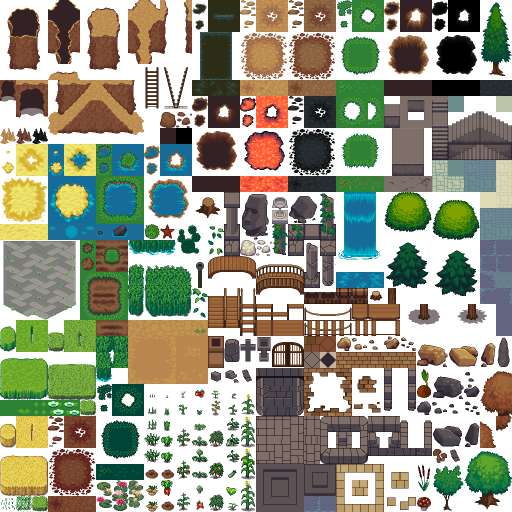
#> input picture scripts/terrain_atlas.png, 1024 x 1024 px (shown at 1/2 size)
$ python gen_loidinh.py
#> lines starting #> are read from the running program, lines starting #| are printed output that depends on the picture
### scripts/gen_bg.py
"""Sinh nền pixel cho sân khấu theo việc đang làm x 4 mùa, ghép từ ô gạch LPC.
Chạy: python3 scripts/gen_bg.py scripts -> public/bg/*.png (cần terrain_atlas.png, base_out_atlas.png từ LPC Tile Atlas)"""
import sys, colorsys, random
from PIL import Image

ATL = sys.argv[1] if len(sys.argv) > 1 else '.'
T = Image.open(f'{ATL}/terrain_atlas.png').convert('RGBA')
#> T is the input picture: PIL image 1024x1024 RGBA; mean R, G, B, A 64.7, 66.1, 47, 169.1
B = Image.open(f'{ATL}/base_out_atlas.png').convert('RGBA')
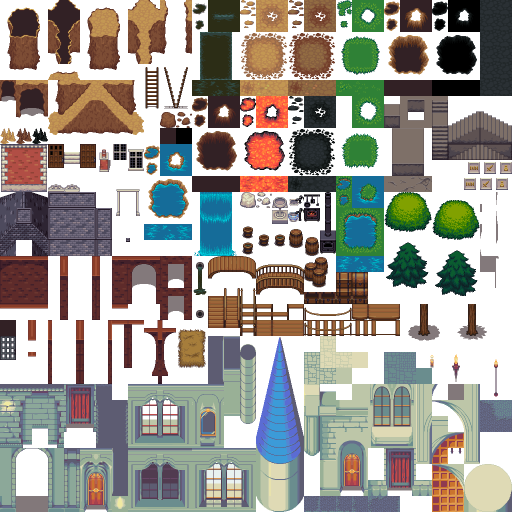
#> input picture scripts/base_out_atlas.png, 1024 x 1024 px (shown at 1/2 size)
#> B is the input picture: PIL image 1024x1024 RGBA; mean R, G, B, A 69.2, 66.7, 59.4, 163.6
OUT = '/home/claude/vkl/public/bg'
W, H = 256, 160
GROUND = 124

def t(c, r, w=1, h=1, src=None):
    s = src or T
    return s.crop((c * 32, r * 32, (c + w) * 32, (r + h) * 32))

def b(c, r, w=1, h=1):
    return t(c, r, w, h, B)

def hx(h):
    return tuple(int(h[i:i + 2], 16) for i in (1, 3, 5))

# ---------- đổi màu theo mùa ----------
def remap(im, fn):
    im = im.copy(); px = im.load()
    for y in range(im.height):
        for x in range(im.width):
            r, g, bb, a = px[x, y]
            if a == 0: continue
            px[x, y] = fn(r, g, bb) + (a,)
    return im

def is_green(h, s):
    return 0.17 < h < 0.47 and s > 0.18

# [30 lines left out: functions season_plants, snow_cap, not called in this run]

def plant(im, s, blossom=False):
    out = season_plants(im, s, blossom)
    return snow_cap(out, 3) if s == 3 else out

# ---------- trời, mây, núi ----------
SKY = [('#cfe8e0', '#f4dbe6'), ('#8fd0f0', '#d8f0f6'), ('#f0c890', '#f8e4b8'), ('#b8c8dc', '#e8eef6')]
MTN = [('#7fae9a', '#5f8e7c', '#a8ccb8'), ('#5f9a7c', '#447a60', '#8cc0a0'), ('#b07a5a', '#8a5a40', '#d8a070'), ('#8a9ab0', '#6a7a90', '#c8d4e4')]

# [110 lines left out: functions sky, cloud, mountains, wood_tile, tufts, ground, not called in this run]

def put(img, sprite, x, y_bottom):
    img.alpha_composite(sprite, (x, y_bottom - sprite.height)) if x >= 0 else img.alpha_composite(sprite.crop((-x, 0, sprite.width, sprite.height)), (0, y_bottom - sprite.height))

# ---------- vật thể ----------
# [7 lines left out: function pine, not called in this run]
ROUND = t(29, 28, 3, 4)
BUSH = t(24, 12, 3, 3)
ROCK = t(26, 21, 2, 2)
CLIFF = t(16, 12, 1, 4)
STONE = t(18, 14, 2, 2)
FALL = t(21, 12, 3, 5)
WATER = t(21, 17, 3, 1)
STOVE = b(19, 13, 1, 2)
POT = b(17, 12)
BUCKETS = b(15, 14, 2, 2)
BARRELS = b(17, 14, 3, 2)
TORCH = b(28, 22, 1, 2)
SIGN = b(29, 10)
HAY = b(11, 21, 1, 2)

def frozen(im):
    return remap(im, lambda r, g, bb: (min(255, r + 120), min(255, g + 100), min(255, bb + 50)))

# [98 lines left out: functions scene_tu_luyen, scene_du_ngoan, scene_kiem_tien, scene_ket_duyen, scene_luyen_dan, not called in this run]

SCENES = {'tu_luyen': scene_tu_luyen, 'du_ngoan': scene_du_ngoan, 'kiem_tien': scene_kiem_tien, 'ket_duyen': scene_ket_duyen, 'luyen_dan': scene_luyen_dan}
import os
# [7 lines that do not run on import are left out]

### scripts/gen_cosmos.py
"""Nền Tiên giới / Ma giới / Thái Hư giới, ghép từ ô gạch LPC (terrain_atlas, base_out_atlas) rồi đổi màu.
Chạy: python3 scripts/gen_cosmos.py scripts -> public/bg/{tien,ma,hu}-0.png
Dùng lại các hàm của gen_bg.py (trời, núi, mây, đặt sprite)."""
import sys, random, colorsys
sys.argv = sys.argv[:2] if len(sys.argv) > 1 else [sys.argv[0], 'scripts']
import gen_bg as G
from PIL import Image

W, H, GROUND = G.W, G.H, G.GROUND
t, b, put, hx = G.t, G.b, G.put, G.hx


# ---------- đổi màu ----------
def lum(r, g, bb):
    return (0.3 * r + 0.59 * g + 0.11 * bb) / 255


def gmap(im, pal, lo=0.0, hi=1.0):
    """Ánh xạ độ sáng của từng điểm ảnh vào dải màu pal (tối -> sáng), giữ chi tiết LPC"""
    cols = [hx(c) for c in pal]
    n = len(cols) - 1

    def f(r, g, bb):
        v = (lum(r, g, bb) - lo) / max(0.01, hi - lo)
        v = max(0.0, min(0.999, v))
        return cols[min(n, int(v * (n + 1)))]
    return G.remap(im, f)


# [56 lines left out: functions hue, tile_fill, gradient, disc, puff, not called in this run]


# ---------- mảnh LPC ----------
CASTLE_WALL = b(20, 26, 3, 2)      # tường đá trắng
WINDOWS = b(23, 24, 3, 3)          # cửa sổ vòm đôi
DOOR = b(21, 27, 2, 4)             # cổng vòm
SPIRE = b(16, 21, 3, 8)            # chóp nhọn xanh
COLUMN = b(15, 22, 1, 7)           # cột tròn
GATE = b(7, 11, 2, 3)              # cổng cột trắng
BRICK = b(3, 12, 3, 4)             # tường gạch xám
STONE = t(18, 14, 2, 2)            # khối đá có cỏ
CLIFF = t(16, 12, 1, 4)
FALL = t(21, 12, 3, 5)
WATER = t(21, 17, 3, 1)
LAVA = t(15, 8, 3, 3)
LAVA_FLOW = t(15, 11, 3, 1)
COBBLE = t(18, 8, 3, 3)
MOONDISC = b(29, 29, 3, 3)
OBELISK = t(14, 12, 1, 3)
CRYSTAL = t(15, 15, 2, 1)
ROCK = G.ROCK


def cut(im, keep):
    im = im.copy()
    px = im.load()
    for y in range(im.height):
        for x in range(im.width):
            if px[x, y][3] and not keep(*px[x, y][:3]):
                px[x, y] = (0, 0, 0, 0)
    return im


def no_bg(im):
    """Bỏ nền xám của atlas (ô trống)"""
    return cut(im, lambda r, g, bb: not (abs(r - g) < 6 and abs(g - bb) < 6 and r < 70))


def island(w, top_pal, rock_pal, seed):
    """Đảo lơ lửng: mặt cỏ LPC + thân đá LPC thu nhỏ dần thành mũi nhọn"""
    random.seed(seed)
    hgt = 44
    im = Image.new('RGBA', (w, hgt))
    rock = gmap(STONE.crop((0, 32, 64, 64)), rock_pal)
    grass = gmap(STONE.crop((0, 0, 64, 32)), top_pal)
    for x in range(0, w, 32):
        im.alpha_composite(grass.crop((0, 0, 32, 10)), (x, 0))
        for y in range(10, hgt, 32):
            im.alpha_composite(rock.crop((0, 0, 32, 32)), (x, y))
    px = im.load()
    for x in range(w):
        k = abs(x - w / 2) / (w / 2)
        bottom = int(hgt - (hgt - 12) * (k ** 1.4)) - (x * 7 % 3)
        for y in range(bottom, hgt):
            px[x, y] = (0, 0, 0, 0)
    for x in range(w):  # viền trên sáng
        if px[x, 0][3]:
            px[x, 0] = hx(top_pal[-1]) + (255,)
    return im


# [31 lines left out: functions palace, tree, not called in this run]


def gmap_one(l, pal):
    cols = [hx(c) for c in pal]
    return cols[max(0, min(len(cols) - 1, int(min(0.999, l * 1.6) * len(cols))))]


# ================= Tiên giới =================
# [154 lines left out: functions scene_tien, scene_ma, scene_hu, not called in this run]


# [5 lines that do not run on import are left out]

### scripts/gen_loidinh.py
"""Nền Lôi Đỉnh (dọc) cho Chứng Đạo: Tứ Kiếp Vấn Đạo, 13 đạo lôi, Vạn Kiếp Hộ Đạo.
Ghép từ ô gạch LPC (terrain_atlas, base_out_atlas) rồi đổi màu, chỉ vẽ tay phần LPC không có (trời bão, xoáy mây, tia sét).
Chạy: cd scripts && python3 gen_loidinh.py . -> public/bg/loi-dinh.png"""
import sys, random
sys.argv = sys.argv[:2] if len(sys.argv) > 1 else [sys.argv[0], '.']
import gen_bg as G
import gen_cosmos as C
from PIL import Image

W, H = 144, 256
hx = G.hx


def sky(img):
    """Trời bão theo dải, có rắc điểm (dither) giữa hai dải cho khỏi mượt"""
    px = img.load()
    bands = ['#06040e', '#0c0818', '#120c24', '#1a1232', '#221840', '#2c1e4e', '#36265a', '#3e2c62']
    bh = H // len(bands)
    for y in range(H):
        k = min(len(bands) - 1, y // bh)
        col = hx(bands[k])
        nxt = hx(bands[min(len(bands) - 1, k + 1)])
        for x in range(W):
            edge = (y % bh) > bh - 4 and (x + y) % 2 == 0
            px[x, y] = (nxt if edge else col) + (255,)


def blob(img, cx, cy, rx, ry, cols, seed):
    """Đám mây bão nhiều tầng, viền dưới tối, viền trên sáng"""
    random.seed(seed)
    px = img.load()
    for y in range(cy - ry, cy + ry + 1):
        for x in range(cx - rx, cx + rx + 1):
            if not (0 <= x < W and 0 <= y < H):
                continue
            d = ((x - cx) / rx) ** 2 + ((y - cy) / ry) ** 2
            wob = 0.12 * ((x * 7 + y * 3) % 5) / 5
            if d < 1 - wob:
                k = 0 if y > cy + ry * 0.35 else 2 if y < cy - ry * 0.45 else 1
                px[x, y] = hx(cols[k]) + (255,)


def vortex(img, cx, cy):
    """Xoáy lôi vân: vòng mây chồng nhau quanh con mắt trời phát sáng"""
    rings = [(84, 30, ['#1a1030', '#2a1c48', '#3e2c66']), (54, 20, ['#22163c', '#36265a', '#54407e']), (38, 14, ['#2c1e4a', '#46346e', '#6a5698']), (24, 9, ['#3a2a5c', '#5a4888', '#8a78c0'])]
    for i, (rx, ry, cols) in enumerate(rings):
        for k in range(10):
            ax = cx + int(rx * 0.85 * ((k * 37 % 19) / 19 * 2 - 1))
            ay = cy + int(ry * 0.6 * ((k * 23 % 11) / 11 * 2 - 1))
            blob(img, ax, ay, max(8, rx // 3), max(5, ry // 2), cols, i * 10 + k)
    px = img.load()
    # con mắt trời: lõi sáng có viền dither
    C_DISC = [(9, '#6a58a8'), (7, '#a898e0'), (5, '#e0d8ff'), (3, '#fff8e0'), (1, '#ffffff')]
    for r, col in C_DISC:
        for y in range(cy - r - 1, cy + r + 2):
            for x in range(cx - r * 2 - 1, cx + r * 2 + 2):
                if 0 <= x < W and 0 <= y < H and ((x - cx) / 2) ** 2 + (y - cy) ** 2 <= r * r:
                    px[x, y] = hx(col) + (255,)


def bolt(img, x, y0, y1, col, seed, branch=True):
    random.seed(seed)
    px = img.load()
    cx = x
    for y in range(y0, y1):
        if y % 3 == 0:
            cx += random.choice((-1, 0, 1))
        for dx in (0,):
            if 0 <= cx + dx < W:
                px[cx + dx, y] = hx(col) + (255,)
        if branch and random.random() < 0.05:
            bolt(img, cx, y, min(y1, y + random.randint(6, 16)), '#8a78c0', seed + y, False)


def peak(img):
    """Đỉnh lôi: thân đá LPC tô xám lam, thắt dần lên một bệ đá phẳng"""
    rock = C.gmap(G.b(30, 25, 2, 2), ['#1a1428', '#2a2240', '#3c3258', '#544a74'])
    top = 168
    mask = Image.new('L', (W, H))
    mp = mask.load()
    for y in range(top, H):
        half = 22 + int((y - top) * 0.55) + (3 if (y // 6) % 2 else 0)
        for x in range(W // 2 - half, W // 2 + half):
            if 0 <= x < W:
                mp[x, y] = 255
    tex = Image.new('RGBA', (W, H))
    for x in range(0, W, 64):
        for y in range(top, H, 64):
            tex.alpha_composite(rock, (x, y))
    img.paste(tex, (0, 0), mask)
    px = img.load()
    # viền sáng bên trái (ánh sét), viền tối bên phải
    for y in range(top, H):
        row = [x for x in range(W) if mp[x, y]]
        if row:
            px[row[0], y] = hx('#8a7ab8') + (255,)
            px[row[0] + 1, y] = hx('#5a4e80') + (255,)
            px[row[-1], y] = hx('#0c0814') + (255,)
    # bệ đá cuội LPC trên đỉnh, viền sáng
    cob = C.gmap(C.COBBLE, ['#2a2438', '#3e3652', '#56506e', '#7a7496'])
    for x in range(W // 2 - 24, W // 2 + 24):
        for y in range(top - 4, top + 3):
            px[x, y] = cob.getpixel((x % 96, y % 96))
        px[x, top - 5] = hx('#a8a0c8') + (255,)
    # hai cột đá LPC hai bên bệ, đã nứt
    gate = C.gmap(C.no_bg(C.GATE), ['#241e34', '#463e5e', '#7a7298', '#c0b8dc'])
    G.put(img, gate.resize((52, 58), Image.NEAREST), W // 2 - 26, top - 3)


def flank(img):
    """Núi đá xa hai bên, cắt từ vách LPC, tối dần"""
    rock = C.gmap(G.b(30, 25, 2, 2), ['#0c0a14', '#14101e', '#1c1628', '#262036'])
    px = img.load()
    for side in (0, 1):
        for x in range(0, 52):
            xx = x if side == 0 else W - 1 - x
            h = 150 - int(30 * (1 - x / 52)) + int(6 * abs(((x // 5) % 4) - 2) / 2)
            for y in range(h, H):
                px[xx, y] = rock.getpixel((x % 64, y % 64))
            px[xx, h] = hx('#3e3458') + (255,)


def islands(img):
    stone = ['#1a1428', '#2a2240', '#40365c', '#5a5080']
    moss = ['#1a2a30', '#24404a', '#346070', '#58909c']
    for x, y, w, sd in ((4, 132, 34, 3), (106, 116, 32, 5), (26, 96, 18, 8), (110, 78, 16, 11)):
        il = C.island(w, moss, stone, sd).resize((w, 26), Image.NEAREST)
        img.alpha_composite(il, (x, y))


def scene():
    img = Image.new('RGBA', (W, H))
    sky(img)
    px = img.load()
    random.seed(2)
    for _ in range(36):
        x, y = random.randrange(W), random.randrange(150)
        px[x, y] = hx(random.choice(['#8a80b0', '#c8c0e8', '#5a5080'])) + (255,)
    vortex(img, W // 2, 38)
    for x, sd in ((22, 1), (118, 4), (60, 7)):
        bolt(img, x, 40, 120 + sd * 4, '#c8b8ff', sd)
    flank(img)
    islands(img)
    peak(img)
    # tro sét bay
    random.seed(5)
    for _ in range(30):
        x, y = random.randrange(W), random.randrange(60, 200)
        px[x, y] = hx(random.choice(['#fff6a8', '#9fd8ff'])) + (255,)
    return img


if __name__ == '__main__':
    scene().convert('RGB').save(f'{G.OUT}/loi-dinh.png', optimize=True)
#> in scene, `img = Image.new('RGBA', (W, H))`: img: PIL image 144x256 RGBA; every value is 0
#> after the loop in scene, `for x, sd in ((22, 1), (118, 4), (60, 7)):`:
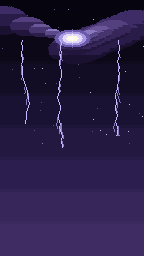
#> img: PIL image 144x256 RGBA; mean R, G, B, A 40.9, 29.6, 69.1, 255
#> in t (call 32), `return s.crop((c * 32, r * 32, (c + w) * 32, (r + h) * 32))`:
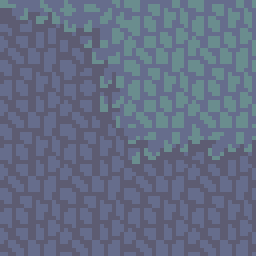
#> returned value: PIL image 64x64 RGBA (shown 4 times larger); mean R, G, B, A 99.8, 109.4, 131.9, 255
#> in gmap, `cols = [hx(c) for c in pal]`: cols = [(12, 10, 20), (20, 16, 30), (28, 22, 40), (38, 32, 54)]
#> in gmap, `n = len(cols) - 1`: n = 3
#> the loop in remap, `for y in range(im.height):` made 64 passes
#> after the loop in islands, `for x, y, w, sd in ((4, 132, 34, 3), (106, 116, 32, 5), (26, 96, 18, 8..`:
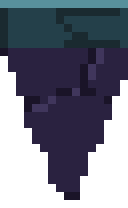
#> il: PIL image 16x26 RGBA (shown 8 times larger); mean R, G, B, A 27.5, 31, 45.7, 168; transparent parts drawn white
#> after the loop in islands, `for x, y, w, sd in ((4, 132, 34, 3), (106, 116, 32, 5), (26, 96, 18, 8..`:
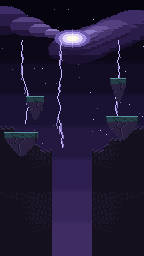
#> img: PIL image 144x256 RGBA; mean R, G, B, A 31.8, 24.6, 52.2, 255
#> in peak, `mask = Image.new('L', (W, H))`: mask: PIL image 144x256 L; every value is 0
#> after the loop in peak, `for x in range(0, W, 64):`:
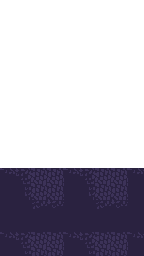
#> tex: PIL image 144x256 RGBA; mean R, G, B, A 15.7, 12.8, 23.7, 87.7; transparent parts drawn white
#> in gmap (call 11), `return G.remap(im, f)`:
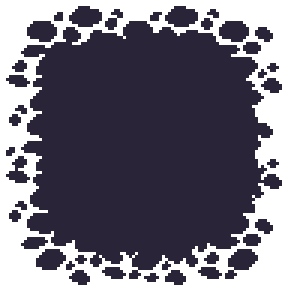
#> returned value: PIL image 96x96 RGBA (shown 3 times larger); mean R, G, B, A 28.3, 24.3, 37.8, 171.9; transparent parts drawn white
    print('ok')
